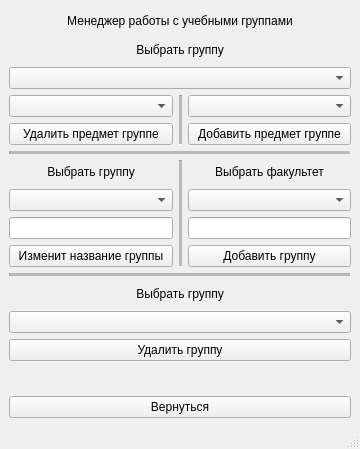
<?xml version="1.0" encoding="UTF-8"?>
<ui version="4.0">
 <class>GroupWork</class>
 <widget class="QMainWindow" name="GroupWork">
  <property name="geometry">
   <rect>
    <x>0</x>
    <y>0</y>
    <width>360</width>
    <height>449</height>
   </rect>
  </property>
  <property name="windowTitle">
   <string>Учебные группы</string>
  </property>
  <widget class="QWidget" name="centralwidget">
   <layout class="QGridLayout" name="gridLayout">
    <item row="0" column="0">
     <layout class="QGridLayout" name="gridLayout_2">
      <property name="sizeConstraint">
       <enum>QLayout::SetFixedSize</enum>
      </property>
      <item row="11" column="0" colspan="3">
       <widget class="QLabel" name="label_9">
        <property name="text">
         <string>Выбрать группу</string>
        </property>
        <property name="alignment">
         <set>Qt::AlignCenter</set>
        </property>
       </widget>
      </item>
      <item row="9" column="0">
       <widget class="QPushButton" name="renameGroupBut">
        <property name="minimumSize">
         <size>
          <width>160</width>
          <height>0</height>
         </size>
        </property>
        <property name="text">
         <string>Изменит название группы</string>
        </property>
       </widget>
      </item>
      <item row="13" column="0" colspan="3">
       <widget class="QPushButton" name="removeGroupBut">
        <property name="text">
         <string>Удалить группу</string>
        </property>
       </widget>
      </item>
      <item row="9" column="2">
       <widget class="QPushButton" name="addGroupBut">
        <property name="text">
         <string>Добавить группу</string>
        </property>
       </widget>
      </item>
      <item row="10" column="0" colspan="3">
       <widget class="Line" name="line_7">
        <property name="midLineWidth">
         <number>20</number>
        </property>
        <property name="orientation">
         <enum>Qt::Horizontal</enum>
        </property>
       </widget>
      </item>
      <item row="8" column="2">
       <widget class="QLineEdit" name="addGroup"/>
      </item>
      <item row="8" column="0">
       <widget class="QLineEdit" name="newNameGroup"/>
      </item>
      <item row="1" column="0" colspan="3">
       <widget class="QLabel" name="label_7">
        <property name="text">
         <string>Выбрать группу</string>
        </property>
        <property name="alignment">
         <set>Qt::AlignCenter</set>
        </property>
       </widget>
      </item>
      <item row="7" column="2">
       <widget class="QComboBox" name="listFac"/>
      </item>
      <item row="6" column="1" rowspan="4">
       <widget class="Line" name="line_4">
        <property name="minimumSize">
         <size>
          <width>0</width>
          <height>0</height>
         </size>
        </property>
        <property name="midLineWidth">
         <number>20</number>
        </property>
        <property name="orientation">
         <enum>Qt::Vertical</enum>
        </property>
       </widget>
      </item>
      <item row="3" column="1" rowspan="2">
       <widget class="Line" name="line_5">
        <property name="midLineWidth">
         <number>20</number>
        </property>
        <property name="orientation">
         <enum>Qt::Vertical</enum>
        </property>
       </widget>
      </item>
      <item row="7" column="0">
       <widget class="QComboBox" name="renameGroup"/>
      </item>
      <item row="4" column="0">
       <widget class="QPushButton" name="listGroupBut_2">
        <property name="minimumSize">
         <size>
          <width>160</width>
          <height>0</height>
         </size>
        </property>
        <property name="text">
         <string>Удалить предмет группе</string>
        </property>
       </widget>
      </item>
      <item row="3" column="0">
       <widget class="QComboBox" name="listObject_2"/>
      </item>
      <item row="3" column="2">
       <widget class="QComboBox" name="listObject"/>
      </item>
      <item row="0" column="0" colspan="3">
       <widget class="QLabel" name="label_2">
        <property name="minimumSize">
         <size>
          <width>0</width>
          <height>0</height>
         </size>
        </property>
        <property name="maximumSize">
         <size>
          <width>16777215</width>
          <height>16777215</height>
         </size>
        </property>
        <property name="text">
         <string>Менеджер работы с учебными группами</string>
        </property>
        <property name="alignment">
         <set>Qt::AlignCenter</set>
        </property>
       </widget>
      </item>
      <item row="2" column="0" colspan="3">
       <widget class="QComboBox" name="listGroup"/>
      </item>
      <item row="6" column="0">
       <widget class="QLabel" name="label_11">
        <property name="text">
         <string>Выбрать группу</string>
        </property>
        <property name="alignment">
         <set>Qt::AlignCenter</set>
        </property>
       </widget>
      </item>
      <item row="6" column="2">
       <widget class="QLabel" name="label_8">
        <property name="text">
         <string>Выбрать факультет</string>
        </property>
        <property name="alignment">
         <set>Qt::AlignCenter</set>
        </property>
       </widget>
      </item>
      <item row="12" column="0" colspan="3">
       <widget class="QComboBox" name="removeGroup"/>
      </item>
      <item row="14" column="0" colspan="3">
       <widget class="QLabel" name="statusGroup">
        <property name="text">
         <string/>
        </property>
        <property name="alignment">
         <set>Qt::AlignCenter</set>
        </property>
       </widget>
      </item>
      <item row="5" column="0" colspan="3">
       <widget class="Line" name="line_6">
        <property name="midLineWidth">
         <number>20</number>
        </property>
        <property name="orientation">
         <enum>Qt::Horizontal</enum>
        </property>
       </widget>
      </item>
      <item row="4" column="2">
       <widget class="QPushButton" name="listGroupBut">
        <property name="minimumSize">
         <size>
          <width>160</width>
          <height>0</height>
         </size>
        </property>
        <property name="text">
         <string>Добавить предмет группе</string>
        </property>
       </widget>
      </item>
     </layout>
    </item>
    <item row="1" column="0">
     <widget class="QPushButton" name="back">
      <property name="text">
       <string>Вернуться</string>
      </property>
     </widget>
    </item>
   </layout>
  </widget>
  <widget class="QMenuBar" name="menubar">
   <property name="geometry">
    <rect>
     <x>0</x>
     <y>0</y>
     <width>360</width>
     <height>22</height>
    </rect>
   </property>
  </widget>
  <widget class="QStatusBar" name="statusbar"/>
 </widget>
 <resources/>
 <connections/>
</ui>
